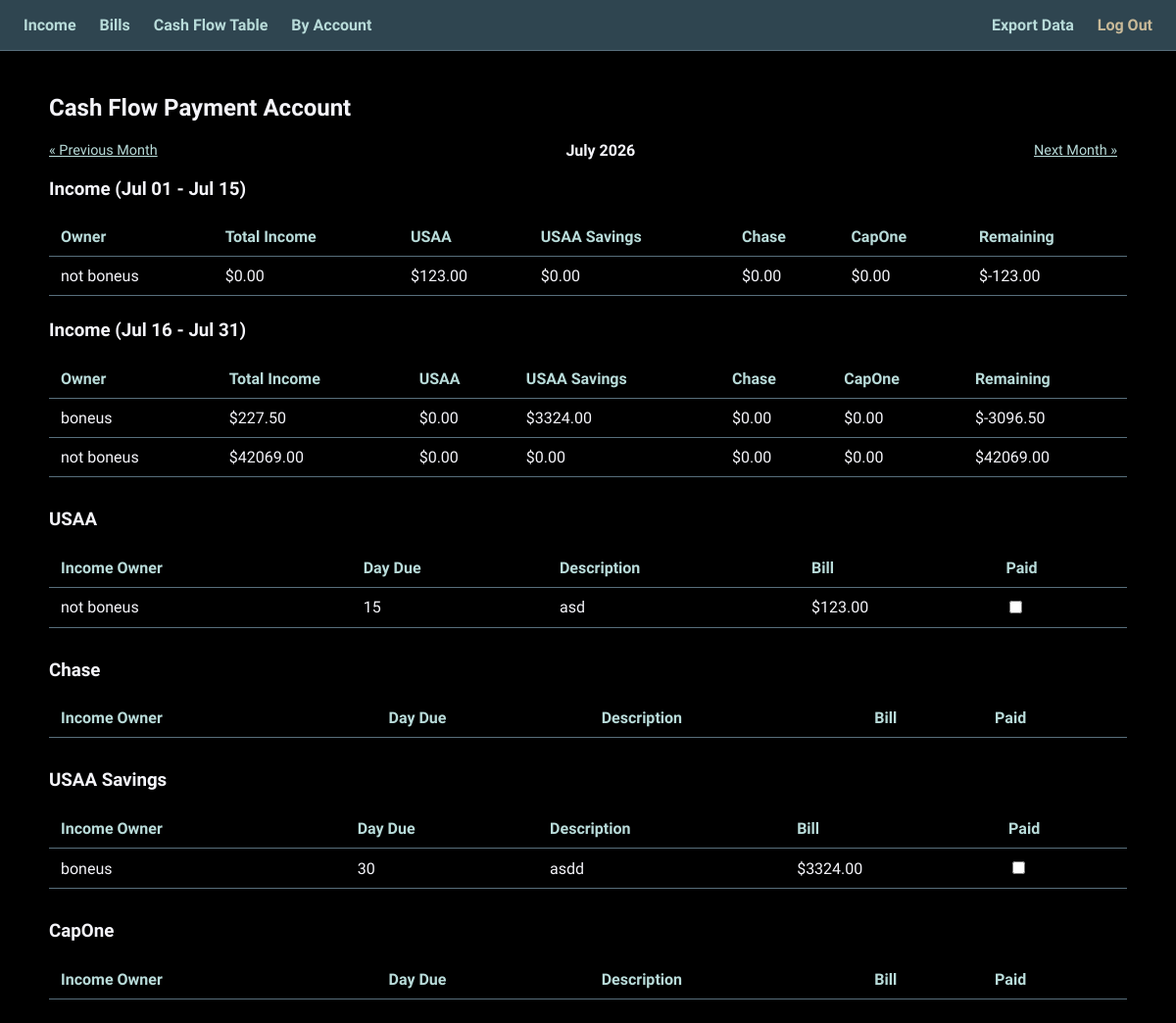
Page /cashflow/by-account/ (signed in) on the earlier database version.
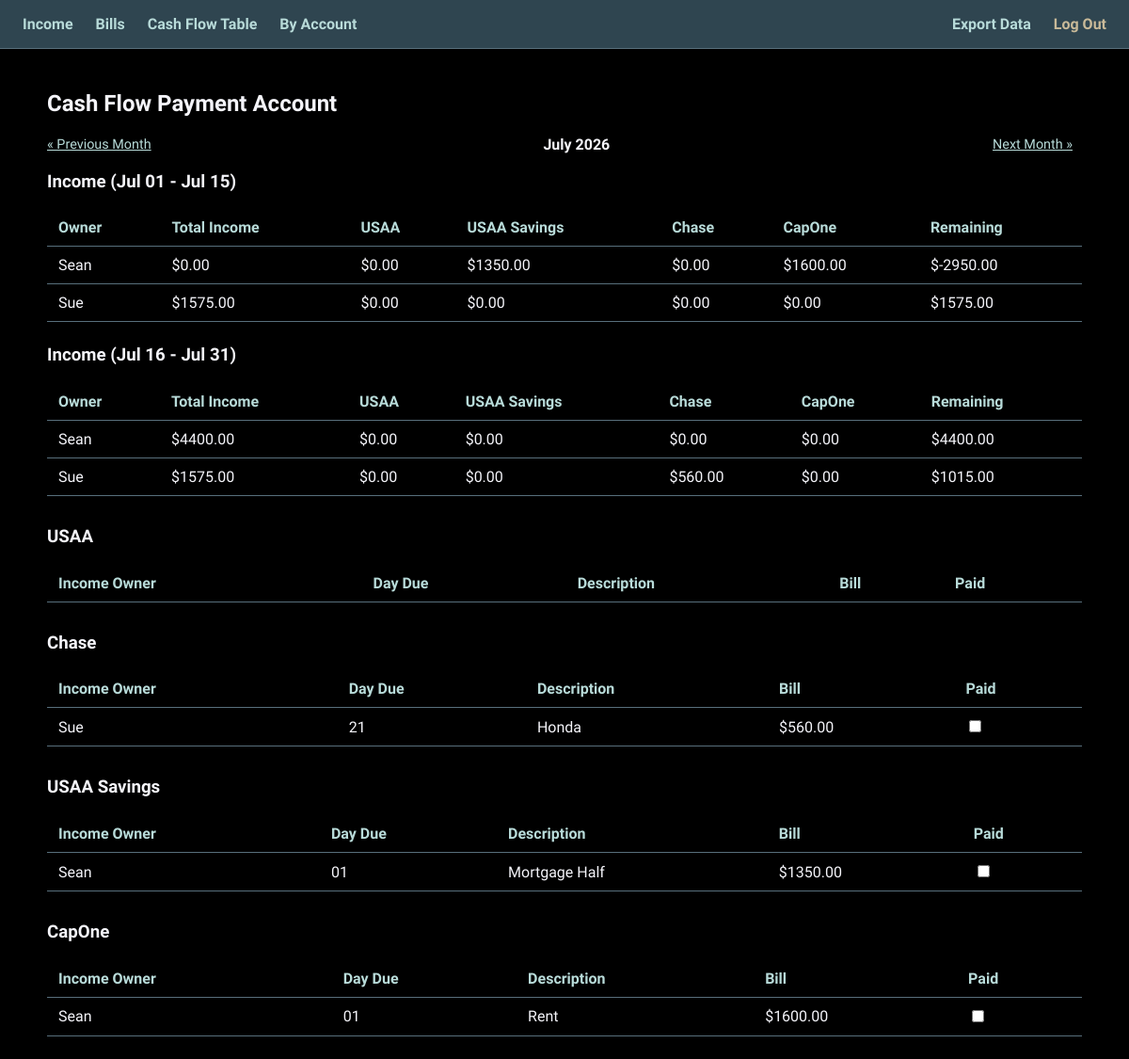
Same page on the later database version.
### income/models.py (models this page shows, shortened)
class Income(models.Model):
    FREQUENCY_CHOICES = [
        ('weekly', 'Weekly'),
        ('biweekly', 'Biweekly'),
        ('semimonthly', 'Semi-Monthly'),
        ('monthly', 'Monthly'),
        ('onetime', 'One-Time'),
    ]
    owner = models.ForeignKey(User, on_delete=models.CASCADE)
    source = models.CharField(max_length=100)
    amount = models.DecimalField(max_digits=10, decimal_places=2)
    tax_deduction_percent = models.DecimalField(max_digits=5, decimal_places=2, default=0)
    frequency = models.CharField(max_length=12, choices=FREQUENCY_CHOICES)
    start_pay_date = models.DateField(help_text="The first known/anchor pay date")
    class Meta:
        ordering = ['source']
    @property
    def net_amount(self):
        return self.amount * (1- (self.tax_deduction_percent / 100))
    def get_pay_dates_in_range(self, range_start, range_end):
        dates = []
        if self.frequency in ('weekly', 'biweekly'):
            step = timedelta(days=7 if self.frequency == 'weekly' else 14)
            current = self.start_pay_date
            if current < range_start:
                periods_to_skip = (range_start - current) // step
                current = current + (step * periods_to_skip)
            while current <= range_end:
                if current >= range_start:
                    dates.append(current)
                current += step
        elif self.frequency == 'semimonthly':
            month_cursor = range_start.replace(day=1)
            while month_cursor <= range_end:
                first_day = self.start_pay_date.day if self.start_pay_date.day <= 28 else 28
                day_one = month_cursor.replace(day=first_day)
                day_two = day_one + timedelta(days=15)
                for d in (day_one, day_two):
                    if range_start <= d <= range_end:
                        dates.append(d)
                month_cursor += relativedelta(months=1)
        elif self.frequency == 'onetime':
            if range_start <= self.start_pay_date <= range_end:
                dates.append(self.start_pay_date)
        return sorted(dates)

### bills/models.py (models this page shows, shortened)
class Bill(models.Model):
    SOURCE_CHOICES = [
        ('usaa', 'USAA'),
        ('usaa_savings', 'USAA Savings'),
        ('chase', 'Chase'),
        ('capone', 'CapOne'),
    ]
    TYPE_CHOICES = [
        ('auto', 'Auto'),
        ('manual', 'Manual'),
    ]
    owner = models.ForeignKey(User, on_delete=models.CASCADE)
    recipient = models.CharField(max_length=100)
    amount = models.DecimalField(max_digits=10, decimal_places=2)
    due_date = models.DateField(help_text="First/anchor due date")
    payment_source = models.CharField(max_length=20, choices=SOURCE_CHOICES)
    payment_type = models.CharField(max_length=10, choices=TYPE_CHOICES)
    income = models.ForeignKey(Income, on_delete=models.PROTECT, related_name='bills')
    paid = models.BooleanField(default=False, help_text="Used only for one-time (non-recurring) bills")
    is_recurring = models.BooleanField(default=True, help_text="Repeats monthly on the same day. Uncheck for a one-time bill.")
    recurrence_end_date = models.DateField(null=True, blank=True, help_text="Optional. Recurring bill stops after this date (e.g. final loan payment).")
    class Meta:
        ordering = ['due_date']
    def get_due_date_for_month(self, year, month):
        last_day = monthrange(year, month)[1]
        day = min(self.due_date.day, last_day)
        candidate = date(year, month, day)
        if not self.is_recurring:
            if self.due_date.year == year and self.due_date.month == month:
                return self.due_date
            return None
        if (year, month) < (self.due_date.year, self.due_date.month):
            return None
        if self.recurrence_end_date and candidate > self.recurrence_end_date:
            return None
        return candidate
    def is_paid_for(self, year, month):
        if not self.is_recurring:
            return self.paid
        return self.payments.filter(year=year, month=month).exists()

### cashflow/views.py (the view)
# urls.py: path('by-account/', views.cashflow_by_account_view, name='cashflow_by_account'),
@login_required
def cashflow_by_account_view(request):
    year, month, range_start, range_end, last_day = _get_month_range(request)
    mid_day = min(15, last_day)
    period1_start, period1_end = range_start, date(year, month, mid_day)
    period2 = (date(year, month, mid_day + 1), range_end) if mid_day < last_day else None
    incomes = Income.objects.filter(owner=request.user)
    bills_with_due = _bills_due_this_month(request.user, year, month)
    def blank_row(owner):
        return {'owner': owner, 'total_income': Decimal('0'), 'usaa': Decimal('0'),
                'usaa_savings': Decimal('0'), 'chase': Decimal('0'), 'capone': Decimal('0')}
    def build_income_summary(period_start, period_end):
        rows = {}
        for income in incomes:
            for pay_date in income.get_pay_dates_in_range(period_start, period_end):
                rows.setdefault(income.source, blank_row(income.source))
                rows[income.source]['total_income'] += income.net_amount
        for bill, due in bills_with_due:
            if period_start <= due <= period_end:
                key = bill.income.source
                rows.setdefault(key, blank_row(key))
                rows[key][bill.payment_source] += bill.amount
        result = []
        for key in sorted(rows.keys()):
            row = rows[key]
            row['remaining'] = row['total_income'] - row['usaa'] - row['usaa_savings'] - row['chase'] - row['capone']
            result.append(row)
        return result
    period1_summary = build_income_summary(period1_start, period1_end)
    period2_summary = build_income_summary(period2[0], period2[1]) if period2 else []
    account_sections = []
    for code, label in ACCOUNT_ORDER:
        account_bills = sorted(
            [(bill, due, bill.is_paid_for(year, month)) for bill, due in bills_with_due if bill.payment_source == code],
            key=lambda triple: triple[1]
        )
        account_sections.append({'code': code, 'label': label, 'bills': account_bills})
    prev_year, prev_month, next_year, next_month = _month_nav(year, month)
    context = {
        'month_label': range_start.strftime('%B %Y'),
        'year': year,
        'month': month,
        'prev_year': prev_year,
        'prev_month': prev_month,
        'next_year': next_year,
        'next_month': next_month,
        'period1_label': f"{period1_start.strftime('%b %d')} - {period1_end.strftime('%b %d')}",
        'period2_label': f"{period2[0].strftime('%b %d')} - {period2[1].strftime('%b %d')}" if period2 else None,
        'period1_summary': period1_summary,
        'period2_summary': period2_summary,
        'account_sections': account_sections,
    }
    return render(request, 'cashflow/cashflow_by_account.html', context)

### cashflow/views.py (called while the page is built)
def _get_month_range(request):
    today = date.today()
    try:
        year = int(request.GET.get('year', today.year))
        month = int(request.GET.get('month', today.month))
    except ValueError:
        year, month = today.year, today.month
    range_start = date(year, month, 1)
    last_day = monthrange(year, month)[1]
    range_end = date(year, month, last_day)
    return year, month, range_start, range_end, last_day

def _month_nav(year, month):
    if month == 1:
        prev_year, prev_month = year - 1, 12
    else:
        prev_year, prev_month = year, month - 1
    if month == 12:
        next_year, next_month = year + 1, 1
    else:
        next_year, next_month = year, month + 1
    return prev_year, prev_month, next_year, next_month

def _bills_due_this_month(user, year, month):
    all_bills = Bill.objects.filter(owner=user).select_related('income')
    result = []
    for bill in all_bills:
        due = bill.get_due_date_for_month(year, month)
        if due:
            result.append((bill, due))
    return result

### cashflow/templates/cashflow/cashflow_by_account.html (shortened to what this page needs)
{% extends 'base.html' %}
{% block content %}
    <h2>Cash Flow Payment Account</h2>
    <div class="form-row" style="justify-content:space-between;">
        <a href="?year={{ prev_year }}&month={{ prev_month }}" class="action-link">&laquo; Previous Month</a>
        <strong>{{ month_label }}</strong>
        <a href="?year={{ next_year }}&month={{ next_month }}" class="action-link">Next Month &raquo;</a>
    </div>
    <h3>Income ({{ period1_label }})</h3>
    <table>
        <tr>
            <th>Owner</th><th>Total Income</th><th>USAA</th><th>USAA Savings</th><th>Chase</th><th>CapOne</th><th>Remaining</th>
        </tr>
        {% for row in period1_summary %}
        <tr>
            <td>{{ row.owner }}</td>
            <td>${{ row.total_income|floatformat:2 }}</td>
            <td>${{ row.usaa|floatformat:2 }}</td>
            <td>${{ row.usaa_savings|floatformat:2 }}</td>
            <td>${{ row.chase|floatformat:2 }}</td>
            <td>${{ row.capone|floatformat:2 }}</td>
            <td>${{ row.remaining|floatformat:2 }}</td>
        </tr>
        {% endfor %}
    </table>
    {% if period2_label %}
    <h3 style="margin-top:24px;">Income ({{ period2_label }})</h3>
    <table>
        <tr>
            <th>Owner</th><th>Total Income</th><th>USAA</th><th>USAA Savings</th><th>Chase</th><th>CapOne</th><th>Remaining</th>
        </tr>
        {% for row in period2_summary %}
        <tr>
            <td>{{ row.owner }}</td>
            <td>${{ row.total_income|floatformat:2 }}</td>
            <td>${{ row.usaa|floatformat:2 }}</td>
            <td>${{ row.usaa_savings|floatformat:2 }}</td>
            <td>${{ row.chase|floatformat:2 }}</td>
            <td>${{ row.capone|floatformat:2 }}</td>
            <td>${{ row.remaining|floatformat:2 }}</td>
        </tr>
        {% endfor %}
    </table>
    {% endif %}
    {% for section in account_sections %}
    <h3 style="margin-top:32px;">{{ section.label }}</h3>
    <table>
        <tr><th>Income Owner</th><th>Day Due</th><th>Description</th><th>Bill</th><th>Paid</th></tr>
               {% for bill, due, paid in section.bills %}
        <tr>
            <td>{{ bill.income.source }}</td>
            <td>{{ due|date:"d" }}</td>
            <td>{{ bill.recipient }}</td>
            <td>${{ bill.amount|floatformat:2 }}</td>
            <td>
                <form method="post" action="{% url 'bill_toggle_paid' bill.pk %}" style="display:inline;">
                    <input type="checkbox" onchange="this.form.submit()" {% if paid %}checked{% endif %}>
                </form>
            </td>
        </tr>
        {% endfor %}
    </table>
    {% endfor %}
{% endblock %}

Differences in the rows shown:
removed Income: owner "boneus"
removed Bill: income.source "not boneus", due "15", recipient "asd", amount "123.00", shown under "USAA"
removed Bill: income.source "boneus", due "30", recipient "asdd", amount "3324.00", shown under "USAA Savings"
added Income: owner "Sue", owner "Sue"
added Bill: income.source "Sue", due "21", recipient "Honda", amount "560.00", shown under "Chase"
added Bill: income.source "Sean", due "01", recipient "Mortgage Half", amount "1350.00", shown under "USAA Savings"
added Bill: income.source "Sean", due "01", recipient "Rent", amount "1600.00", shown under "CapOne"
Other differences:
new list line: "Sean"
new list line: "$ 0.00 $ 0.00 $ 1350.00 $ 0.00 $ 1600.00 $ -2950.00"
new list line: "$ 1575.00 $ 0.00 $ 0.00 $ 0.00 $ 0.00 $ 1575.00"
new list line: "$ 4400.00 $ 0.00 $ 0.00 $ 0.00 $ 0.00 $ 4400.00"
new list line: "$ 1575.00 $ 0.00 $ 0.00 $ 560.00 $ 0.00 $ 1015.00"
list line gone: "not boneus"
list line gone: "$ 0.00 $ 123.00 $ 0.00 $ 0.00 $ 0.00 $ -123.00"
list line gone: "$ 227.50 $ 0.00 $ 3324.00 $ 0.00 $ 0.00 $ -3096.50"
list line gone: "$ 42069.00 $ 0.00 $ 0.00 $ 0.00 $ 0.00 $ 42069.00"
